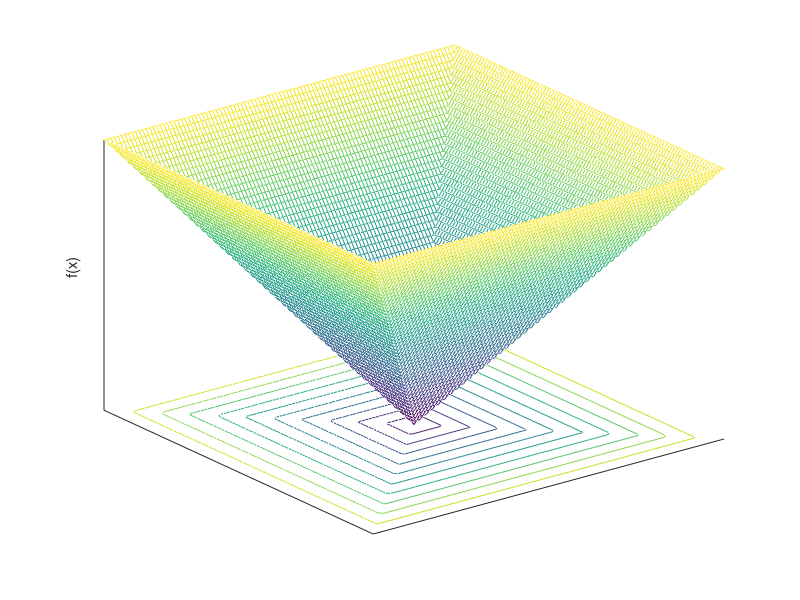

Here is the MATLAB script that generated this plot:
function Schwefel221Plot

xlimits = [-1 1];
dx = (xlimits(2) - xlimits(1)) / 100;
N = floor((xlimits(2) - xlimits(1)) / dx) + 1;
obj = zeros(N, N);
i = 0;
for x = xlimits(1) : dx : xlimits(2)
    i = i + 1;
    k = 0;
    for y = xlimits(1) : dx : xlimits(2)
        k = k + 1;
        obj(i,k) = max(abs(x), abs(y));
    end
end
close all;
[x, y] = meshgrid(xlimits(1) : dx : xlimits(2));
meshc(x,y,obj);
zlabel('f(x)')
set(gca, 'XTick', [])
set(gca, 'YTick', [])
set(gca, 'ZTick', [])
temp = axis;
axis([xlimits, xlimits, temp(5), max(max(obj))])